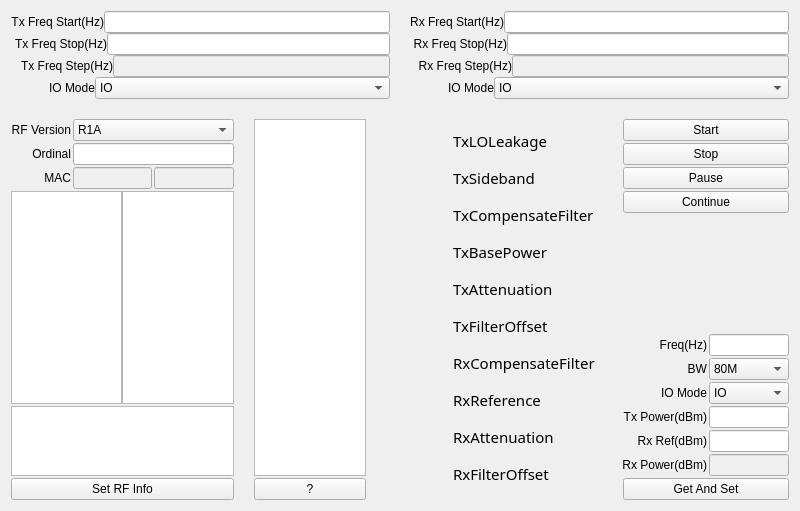
<?xml version="1.0" encoding="UTF-8"?>
<ui version="4.0">
 <class>QCalR1CDlg</class>
 <widget class="QWidget" name="QCalR1CDlg">
  <property name="geometry">
   <rect>
    <x>0</x>
    <y>0</y>
    <width>800</width>
    <height>511</height>
   </rect>
  </property>
  <property name="windowTitle">
   <string>Form</string>
  </property>
  <layout class="QVBoxLayout" name="verticalLayout_6">
   <property name="spacing">
    <number>20</number>
   </property>
   <item>
    <layout class="QHBoxLayout" name="horizontalLayout_16">
     <item>
      <layout class="QVBoxLayout" name="verticalLayout_2">
       <property name="spacing">
        <number>0</number>
       </property>
       <item>
        <layout class="QHBoxLayout" name="horizontalLayoutFreqStar">
         <item>
          <widget class="QLabel" name="labelTxFreqStar">
           <property name="sizePolicy">
            <sizepolicy hsizetype="Fixed" vsizetype="Fixed">
             <horstretch>0</horstretch>
             <verstretch>0</verstretch>
            </sizepolicy>
           </property>
           <property name="minimumSize">
            <size>
             <width>84</width>
             <height>16</height>
            </size>
           </property>
           <property name="text">
            <string>Tx Freq Start(Hz)</string>
           </property>
           <property name="alignment">
            <set>Qt::AlignRight|Qt::AlignTrailing|Qt::AlignVCenter</set>
           </property>
           <property name="buddy">
            <cstring>lineEditTxFreqStar</cstring>
           </property>
          </widget>
         </item>
         <item>
          <widget class="QLineEdit" name="lineEditTxFreqStar"/>
         </item>
        </layout>
       </item>
       <item>
        <layout class="QHBoxLayout" name="horizontalLayoutFreqStop">
         <item>
          <widget class="QLabel" name="labelTxFreqStop">
           <property name="sizePolicy">
            <sizepolicy hsizetype="Fixed" vsizetype="Fixed">
             <horstretch>0</horstretch>
             <verstretch>0</verstretch>
            </sizepolicy>
           </property>
           <property name="minimumSize">
            <size>
             <width>84</width>
             <height>16</height>
            </size>
           </property>
           <property name="text">
            <string> Tx Freq Stop(Hz)</string>
           </property>
           <property name="alignment">
            <set>Qt::AlignRight|Qt::AlignTrailing|Qt::AlignVCenter</set>
           </property>
           <property name="buddy">
            <cstring>lineEditTxFreqStop</cstring>
           </property>
          </widget>
         </item>
         <item>
          <widget class="QLineEdit" name="lineEditTxFreqStop"/>
         </item>
        </layout>
       </item>
       <item>
        <layout class="QHBoxLayout" name="horizontalLayoutFreqStep_2">
         <item>
          <widget class="QLabel" name="labelTxFreqStep">
           <property name="sizePolicy">
            <sizepolicy hsizetype="Fixed" vsizetype="Fixed">
             <horstretch>0</horstretch>
             <verstretch>0</verstretch>
            </sizepolicy>
           </property>
           <property name="minimumSize">
            <size>
             <width>102</width>
             <height>16</height>
            </size>
           </property>
           <property name="text">
            <string> Tx Freq Step(Hz)</string>
           </property>
           <property name="alignment">
            <set>Qt::AlignRight|Qt::AlignTrailing|Qt::AlignVCenter</set>
           </property>
           <property name="buddy">
            <cstring>lineEditTxFreqStep</cstring>
           </property>
          </widget>
         </item>
         <item>
          <widget class="QLineEdit" name="lineEditTxFreqStep">
           <property name="enabled">
            <bool>false</bool>
           </property>
           <property name="sizePolicy">
            <sizepolicy hsizetype="Expanding" vsizetype="Fixed">
             <horstretch>0</horstretch>
             <verstretch>0</verstretch>
            </sizepolicy>
           </property>
           <property name="readOnly">
            <bool>true</bool>
           </property>
          </widget>
         </item>
        </layout>
       </item>
       <item>
        <layout class="QHBoxLayout" name="horizontalLayoutRefMethod_3" stretch="0,0">
         <item>
          <widget class="QLabel" name="labelTxCalIOMode">
           <property name="sizePolicy">
            <sizepolicy hsizetype="Fixed" vsizetype="Fixed">
             <horstretch>0</horstretch>
             <verstretch>0</verstretch>
            </sizepolicy>
           </property>
           <property name="minimumSize">
            <size>
             <width>84</width>
             <height>16</height>
            </size>
           </property>
           <property name="text">
            <string>          IO Mode</string>
           </property>
           <property name="alignment">
            <set>Qt::AlignRight|Qt::AlignTrailing|Qt::AlignVCenter</set>
           </property>
           <property name="buddy">
            <cstring>comboBoxTxCalIOMode</cstring>
           </property>
          </widget>
         </item>
         <item>
          <widget class="QComboBox" name="comboBoxTxCalIOMode">
           <property name="sizePolicy">
            <sizepolicy hsizetype="Preferred" vsizetype="Fixed">
             <horstretch>0</horstretch>
             <verstretch>0</verstretch>
            </sizepolicy>
           </property>
           <item>
            <property name="text">
             <string>IO</string>
            </property>
           </item>
           <item>
            <property name="text">
             <string>OUTPUT</string>
            </property>
           </item>
           <item>
            <property name="text">
             <string>IO+OUTPUT</string>
            </property>
           </item>
          </widget>
         </item>
        </layout>
       </item>
      </layout>
     </item>
     <item>
      <layout class="QVBoxLayout" name="verticalLayout_3">
       <property name="spacing">
        <number>0</number>
       </property>
       <item>
        <layout class="QHBoxLayout" name="horizontalLayoutFreqStar_3">
         <item>
          <widget class="QLabel" name="labelRxFreqStar">
           <property name="sizePolicy">
            <sizepolicy hsizetype="Fixed" vsizetype="Fixed">
             <horstretch>0</horstretch>
             <verstretch>0</verstretch>
            </sizepolicy>
           </property>
           <property name="minimumSize">
            <size>
             <width>84</width>
             <height>16</height>
            </size>
           </property>
           <property name="text">
            <string>Rx Freq Start(Hz)</string>
           </property>
           <property name="alignment">
            <set>Qt::AlignRight|Qt::AlignTrailing|Qt::AlignVCenter</set>
           </property>
           <property name="buddy">
            <cstring>lineEditRxFreqStar</cstring>
           </property>
          </widget>
         </item>
         <item>
          <widget class="QLineEdit" name="lineEditRxFreqStar"/>
         </item>
        </layout>
       </item>
       <item>
        <layout class="QHBoxLayout" name="horizontalLayoutFreqStop_3">
         <item>
          <widget class="QLabel" name="labelRxFreqStop">
           <property name="sizePolicy">
            <sizepolicy hsizetype="Fixed" vsizetype="Fixed">
             <horstretch>0</horstretch>
             <verstretch>0</verstretch>
            </sizepolicy>
           </property>
           <property name="minimumSize">
            <size>
             <width>84</width>
             <height>16</height>
            </size>
           </property>
           <property name="text">
            <string> Rx Freq Stop(Hz)</string>
           </property>
           <property name="alignment">
            <set>Qt::AlignRight|Qt::AlignTrailing|Qt::AlignVCenter</set>
           </property>
           <property name="buddy">
            <cstring>lineEditRxFreqStop</cstring>
           </property>
          </widget>
         </item>
         <item>
          <widget class="QLineEdit" name="lineEditRxFreqStop"/>
         </item>
        </layout>
       </item>
       <item>
        <layout class="QHBoxLayout" name="horizontalLayoutFreqStep_3">
         <item>
          <widget class="QLabel" name="labelRxFreqStep">
           <property name="sizePolicy">
            <sizepolicy hsizetype="Fixed" vsizetype="Fixed">
             <horstretch>0</horstretch>
             <verstretch>0</verstretch>
            </sizepolicy>
           </property>
           <property name="minimumSize">
            <size>
             <width>102</width>
             <height>16</height>
            </size>
           </property>
           <property name="text">
            <string> Rx Freq Step(Hz)</string>
           </property>
           <property name="alignment">
            <set>Qt::AlignRight|Qt::AlignTrailing|Qt::AlignVCenter</set>
           </property>
           <property name="buddy">
            <cstring>lineEditRxFreqStep</cstring>
           </property>
          </widget>
         </item>
         <item>
          <widget class="QLineEdit" name="lineEditRxFreqStep">
           <property name="enabled">
            <bool>false</bool>
           </property>
           <property name="sizePolicy">
            <sizepolicy hsizetype="Expanding" vsizetype="Fixed">
             <horstretch>0</horstretch>
             <verstretch>0</verstretch>
            </sizepolicy>
           </property>
           <property name="readOnly">
            <bool>true</bool>
           </property>
          </widget>
         </item>
        </layout>
       </item>
       <item>
        <layout class="QHBoxLayout" name="horizontalLayoutRefMethod_4" stretch="0,0">
         <item>
          <widget class="QLabel" name="labelRxCalIOMode">
           <property name="sizePolicy">
            <sizepolicy hsizetype="Fixed" vsizetype="Fixed">
             <horstretch>0</horstretch>
             <verstretch>0</verstretch>
            </sizepolicy>
           </property>
           <property name="minimumSize">
            <size>
             <width>84</width>
             <height>16</height>
            </size>
           </property>
           <property name="text">
            <string>          IO Mode</string>
           </property>
           <property name="alignment">
            <set>Qt::AlignRight|Qt::AlignTrailing|Qt::AlignVCenter</set>
           </property>
           <property name="buddy">
            <cstring>comboBoxRxCalIOMode</cstring>
           </property>
          </widget>
         </item>
         <item>
          <widget class="QComboBox" name="comboBoxRxCalIOMode">
           <item>
            <property name="text">
             <string>IO</string>
            </property>
           </item>
           <item>
            <property name="text">
             <string>OUTPUT</string>
            </property>
           </item>
           <item>
            <property name="text">
             <string>IO+OUTPUT</string>
            </property>
           </item>
          </widget>
         </item>
        </layout>
       </item>
      </layout>
     </item>
    </layout>
   </item>
   <item>
    <layout class="QHBoxLayout" name="horizontalLayout_2" stretch="10,5,0,1,1">
     <item>
      <layout class="QVBoxLayout" name="verticalLayout" stretch="0,0,0,10,1,0">
       <property name="spacing">
        <number>2</number>
       </property>
       <item>
        <layout class="QHBoxLayout" name="horizontalLayout_13">
         <item>
          <widget class="QLabel" name="labelRFVersion">
           <property name="sizePolicy">
            <sizepolicy hsizetype="Fixed" vsizetype="Fixed">
             <horstretch>0</horstretch>
             <verstretch>0</verstretch>
            </sizepolicy>
           </property>
           <property name="minimumSize">
            <size>
             <width>60</width>
             <height>0</height>
            </size>
           </property>
           <property name="maximumSize">
            <size>
             <width>60</width>
             <height>16</height>
            </size>
           </property>
           <property name="layoutDirection">
            <enum>Qt::LeftToRight</enum>
           </property>
           <property name="text">
            <string>RF Version</string>
           </property>
           <property name="alignment">
            <set>Qt::AlignRight|Qt::AlignTrailing|Qt::AlignVCenter</set>
           </property>
           <property name="buddy">
            <cstring>comboBoxHwVer</cstring>
           </property>
          </widget>
         </item>
         <item>
          <widget class="QComboBox" name="comboBoxHwVer">
           <item>
            <property name="text">
             <string>R1A</string>
            </property>
           </item>
           <item>
            <property name="text">
             <string>R1B</string>
            </property>
           </item>
           <item>
            <property name="text">
             <string>R1C</string>
            </property>
           </item>
           <item>
            <property name="text">
             <string>R1D</string>
            </property>
           </item>
           <item>
            <property name="text">
             <string>R1E</string>
            </property>
           </item>
           <item>
            <property name="text">
             <string>R1F</string>
            </property>
           </item>
          </widget>
         </item>
        </layout>
       </item>
       <item>
        <layout class="QHBoxLayout" name="horizontalLayout_14">
         <item>
          <widget class="QLabel" name="labelOrdinal">
           <property name="sizePolicy">
            <sizepolicy hsizetype="Fixed" vsizetype="Fixed">
             <horstretch>0</horstretch>
             <verstretch>0</verstretch>
            </sizepolicy>
           </property>
           <property name="minimumSize">
            <size>
             <width>60</width>
             <height>0</height>
            </size>
           </property>
           <property name="maximumSize">
            <size>
             <width>60</width>
             <height>16</height>
            </size>
           </property>
           <property name="layoutDirection">
            <enum>Qt::LeftToRight</enum>
           </property>
           <property name="text">
            <string>Ordinal</string>
           </property>
           <property name="alignment">
            <set>Qt::AlignRight|Qt::AlignTrailing|Qt::AlignVCenter</set>
           </property>
           <property name="buddy">
            <cstring>lineEditOrdinal</cstring>
           </property>
          </widget>
         </item>
         <item>
          <widget class="QLineEdit" name="lineEditOrdinal"/>
         </item>
        </layout>
       </item>
       <item>
        <layout class="QHBoxLayout" name="horizontalLayout_15">
         <item>
          <widget class="QLabel" name="labelMAC_0">
           <property name="sizePolicy">
            <sizepolicy hsizetype="Fixed" vsizetype="Fixed">
             <horstretch>0</horstretch>
             <verstretch>0</verstretch>
            </sizepolicy>
           </property>
           <property name="minimumSize">
            <size>
             <width>60</width>
             <height>16</height>
            </size>
           </property>
           <property name="maximumSize">
            <size>
             <width>60</width>
             <height>16</height>
            </size>
           </property>
           <property name="layoutDirection">
            <enum>Qt::LeftToRight</enum>
           </property>
           <property name="text">
            <string>MAC</string>
           </property>
           <property name="alignment">
            <set>Qt::AlignRight|Qt::AlignTrailing|Qt::AlignVCenter</set>
           </property>
           <property name="buddy">
            <cstring>lineEditMAC_0</cstring>
           </property>
          </widget>
         </item>
         <item>
          <widget class="QLineEdit" name="lineEditMAC_0">
           <property name="enabled">
            <bool>false</bool>
           </property>
           <property name="readOnly">
            <bool>true</bool>
           </property>
          </widget>
         </item>
         <item>
          <widget class="QLineEdit" name="lineEditMAC_1">
           <property name="enabled">
            <bool>false</bool>
           </property>
           <property name="readOnly">
            <bool>true</bool>
           </property>
          </widget>
         </item>
        </layout>
       </item>
       <item>
        <layout class="QHBoxLayout" name="horizontalLayout">
         <property name="spacing">
          <number>0</number>
         </property>
         <item>
          <widget class="QTableView" name="tableViewTxTroubleShoot">
           <property name="selectionMode">
            <enum>QAbstractItemView::NoSelection</enum>
           </property>
           <property name="verticalScrollMode">
            <enum>QAbstractItemView::ScrollPerPixel</enum>
           </property>
           <property name="horizontalScrollMode">
            <enum>QAbstractItemView::ScrollPerPixel</enum>
           </property>
           <attribute name="horizontalHeaderHighlightSections">
            <bool>false</bool>
           </attribute>
           <attribute name="horizontalHeaderStretchLastSection">
            <bool>true</bool>
           </attribute>
           <attribute name="verticalHeaderVisible">
            <bool>false</bool>
           </attribute>
          </widget>
         </item>
         <item>
          <widget class="QTableView" name="tableViewRxTroubleShoot">
           <property name="selectionMode">
            <enum>QAbstractItemView::NoSelection</enum>
           </property>
           <property name="verticalScrollMode">
            <enum>QAbstractItemView::ScrollPerPixel</enum>
           </property>
           <property name="horizontalScrollMode">
            <enum>QAbstractItemView::ScrollPerPixel</enum>
           </property>
           <attribute name="horizontalHeaderHighlightSections">
            <bool>false</bool>
           </attribute>
           <attribute name="horizontalHeaderStretchLastSection">
            <bool>true</bool>
           </attribute>
           <attribute name="verticalHeaderVisible">
            <bool>false</bool>
           </attribute>
          </widget>
         </item>
        </layout>
       </item>
       <item>
        <widget class="QPlainTextEdit" name="plainTextEditRemark"/>
       </item>
       <item>
        <widget class="QPushButton" name="pushButtonSetRFInfo">
         <property name="text">
          <string>Set RF Info</string>
         </property>
        </widget>
       </item>
      </layout>
     </item>
     <item>
      <layout class="QVBoxLayout" name="verticalLayout_8">
       <property name="spacing">
        <number>2</number>
       </property>
       <item>
        <widget class="QPlainTextEdit" name="plainTextEditRFInfo"/>
       </item>
       <item>
        <widget class="QPushButton" name="pushButtonGetRFInfo">
         <property name="text">
          <string>?</string>
         </property>
        </widget>
       </item>
      </layout>
     </item>
     <item>
      <spacer name="horizontalSpacer">
       <property name="orientation">
        <enum>Qt::Horizontal</enum>
       </property>
       <property name="sizeHint" stdset="0">
        <size>
         <width>40</width>
         <height>20</height>
        </size>
       </property>
      </spacer>
     </item>
     <item>
      <layout class="QVBoxLayout" name="verticalLayout_4">
       <property name="spacing">
        <number>2</number>
       </property>
       <item>
        <layout class="QHBoxLayout" name="horizontalLayout_3">
         <property name="spacing">
          <number>2</number>
         </property>
         <item>
          <widget class="QLed" name="ledTxLOLeakage" native="true">
           <property name="sizePolicy">
            <sizepolicy hsizetype="Fixed" vsizetype="Fixed">
             <horstretch>0</horstretch>
             <verstretch>0</verstretch>
            </sizepolicy>
           </property>
           <property name="minimumSize">
            <size>
             <width>25</width>
             <height>25</height>
            </size>
           </property>
           <property name="sizeIncrement">
            <size>
             <width>1</width>
             <height>1</height>
            </size>
           </property>
          </widget>
         </item>
         <item>
          <widget class="QLabel" name="labelTxLOLeakage">
           <property name="sizePolicy">
            <sizepolicy hsizetype="Fixed" vsizetype="Fixed">
             <horstretch>0</horstretch>
             <verstretch>0</verstretch>
            </sizepolicy>
           </property>
           <property name="minimumSize">
            <size>
             <width>150</width>
             <height>20</height>
            </size>
           </property>
           <property name="font">
            <font>
             <family>Microsoft YaHei</family>
             <pointsize>11</pointsize>
            </font>
           </property>
           <property name="text">
            <string>TxLOLeakage</string>
           </property>
          </widget>
         </item>
        </layout>
       </item>
       <item>
        <layout class="QHBoxLayout" name="horizontalLayout_4">
         <property name="spacing">
          <number>2</number>
         </property>
         <item>
          <widget class="QLed" name="ledTxSideband" native="true">
           <property name="sizePolicy">
            <sizepolicy hsizetype="Fixed" vsizetype="Fixed">
             <horstretch>0</horstretch>
             <verstretch>0</verstretch>
            </sizepolicy>
           </property>
           <property name="minimumSize">
            <size>
             <width>25</width>
             <height>25</height>
            </size>
           </property>
           <property name="sizeIncrement">
            <size>
             <width>1</width>
             <height>1</height>
            </size>
           </property>
          </widget>
         </item>
         <item>
          <widget class="QLabel" name="labelTxSideband">
           <property name="sizePolicy">
            <sizepolicy hsizetype="Fixed" vsizetype="Fixed">
             <horstretch>0</horstretch>
             <verstretch>0</verstretch>
            </sizepolicy>
           </property>
           <property name="minimumSize">
            <size>
             <width>150</width>
             <height>20</height>
            </size>
           </property>
           <property name="font">
            <font>
             <family>Microsoft YaHei</family>
             <pointsize>11</pointsize>
            </font>
           </property>
           <property name="text">
            <string>TxSideband</string>
           </property>
          </widget>
         </item>
        </layout>
       </item>
       <item>
        <layout class="QHBoxLayout" name="horizontalLayout_5">
         <property name="spacing">
          <number>2</number>
         </property>
         <item>
          <widget class="QLed" name="ledTxCompensateFilter" native="true">
           <property name="sizePolicy">
            <sizepolicy hsizetype="Fixed" vsizetype="Fixed">
             <horstretch>0</horstretch>
             <verstretch>0</verstretch>
            </sizepolicy>
           </property>
           <property name="minimumSize">
            <size>
             <width>25</width>
             <height>25</height>
            </size>
           </property>
           <property name="sizeIncrement">
            <size>
             <width>1</width>
             <height>1</height>
            </size>
           </property>
          </widget>
         </item>
         <item>
          <widget class="QLabel" name="labelTxCompensateFilter">
           <property name="sizePolicy">
            <sizepolicy hsizetype="Fixed" vsizetype="Fixed">
             <horstretch>0</horstretch>
             <verstretch>0</verstretch>
            </sizepolicy>
           </property>
           <property name="minimumSize">
            <size>
             <width>150</width>
             <height>20</height>
            </size>
           </property>
           <property name="font">
            <font>
             <family>Microsoft YaHei</family>
             <pointsize>11</pointsize>
            </font>
           </property>
           <property name="text">
            <string>TxCompensateFilter</string>
           </property>
          </widget>
         </item>
        </layout>
       </item>
       <item>
        <layout class="QHBoxLayout" name="horizontalLayout_6">
         <property name="spacing">
          <number>2</number>
         </property>
         <item>
          <widget class="QLed" name="ledTxBasePower" native="true">
           <property name="sizePolicy">
            <sizepolicy hsizetype="Fixed" vsizetype="Fixed">
             <horstretch>0</horstretch>
             <verstretch>0</verstretch>
            </sizepolicy>
           </property>
           <property name="minimumSize">
            <size>
             <width>25</width>
             <height>25</height>
            </size>
           </property>
           <property name="sizeIncrement">
            <size>
             <width>1</width>
             <height>1</height>
            </size>
           </property>
          </widget>
         </item>
         <item>
          <widget class="QLabel" name="labelTxBasePower">
           <property name="sizePolicy">
            <sizepolicy hsizetype="Fixed" vsizetype="Fixed">
             <horstretch>0</horstretch>
             <verstretch>0</verstretch>
            </sizepolicy>
           </property>
           <property name="minimumSize">
            <size>
             <width>150</width>
             <height>20</height>
            </size>
           </property>
           <property name="font">
            <font>
             <family>Microsoft YaHei</family>
             <pointsize>11</pointsize>
            </font>
           </property>
           <property name="text">
            <string>TxBasePower</string>
           </property>
          </widget>
         </item>
        </layout>
       </item>
       <item>
        <layout class="QHBoxLayout" name="horizontalLayout_7">
         <property name="spacing">
          <number>2</number>
         </property>
         <item>
          <widget class="QLed" name="ledTxAttenuation" native="true">
           <property name="sizePolicy">
            <sizepolicy hsizetype="Fixed" vsizetype="Fixed">
             <horstretch>0</horstretch>
             <verstretch>0</verstretch>
            </sizepolicy>
           </property>
           <property name="minimumSize">
            <size>
             <width>25</width>
             <height>25</height>
            </size>
           </property>
           <property name="sizeIncrement">
            <size>
             <width>1</width>
             <height>1</height>
            </size>
           </property>
          </widget>
         </item>
         <item>
          <widget class="QLabel" name="labelTxAttenuation">
           <property name="sizePolicy">
            <sizepolicy hsizetype="Fixed" vsizetype="Fixed">
             <horstretch>0</horstretch>
             <verstretch>0</verstretch>
            </sizepolicy>
           </property>
           <property name="minimumSize">
            <size>
             <width>150</width>
             <height>20</height>
            </size>
           </property>
           <property name="font">
            <font>
             <family>Microsoft YaHei</family>
             <pointsize>11</pointsize>
            </font>
           </property>
           <property name="text">
            <string>TxAttenuation</string>
           </property>
          </widget>
         </item>
        </layout>
       </item>
       <item>
        <layout class="QHBoxLayout" name="horizontalLayout_8">
         <property name="spacing">
          <number>2</number>
         </property>
         <item>
          <widget class="QLed" name="ledTxFilterOffset" native="true">
           <property name="sizePolicy">
            <sizepolicy hsizetype="Fixed" vsizetype="Fixed">
             <horstretch>0</horstretch>
             <verstretch>0</verstretch>
            </sizepolicy>
           </property>
           <property name="minimumSize">
            <size>
             <width>25</width>
             <height>25</height>
            </size>
           </property>
           <property name="sizeIncrement">
            <size>
             <width>1</width>
             <height>1</height>
            </size>
           </property>
          </widget>
         </item>
         <item>
          <widget class="QLabel" name="labelTxFilterOffset">
           <property name="sizePolicy">
            <sizepolicy hsizetype="Fixed" vsizetype="Fixed">
             <horstretch>0</horstretch>
             <verstretch>0</verstretch>
            </sizepolicy>
           </property>
           <property name="minimumSize">
            <size>
             <width>150</width>
             <height>20</height>
            </size>
           </property>
           <property name="font">
            <font>
             <family>Microsoft YaHei</family>
             <pointsize>11</pointsize>
            </font>
           </property>
           <property name="text">
            <string>TxFilterOffset</string>
           </property>
          </widget>
         </item>
        </layout>
       </item>
       <item>
        <layout class="QHBoxLayout" name="horizontalLayout_9">
         <property name="spacing">
          <number>2</number>
         </property>
         <item>
          <widget class="QLed" name="ledRxCompensateFilter" native="true">
           <property name="sizePolicy">
            <sizepolicy hsizetype="Fixed" vsizetype="Fixed">
             <horstretch>0</horstretch>
             <verstretch>0</verstretch>
            </sizepolicy>
           </property>
           <property name="minimumSize">
            <size>
             <width>25</width>
             <height>25</height>
            </size>
           </property>
           <property name="sizeIncrement">
            <size>
             <width>1</width>
             <height>1</height>
            </size>
           </property>
          </widget>
         </item>
         <item>
          <widget class="QLabel" name="labelRxCompensateFilter">
           <property name="sizePolicy">
            <sizepolicy hsizetype="Fixed" vsizetype="Fixed">
             <horstretch>0</horstretch>
             <verstretch>0</verstretch>
            </sizepolicy>
           </property>
           <property name="minimumSize">
            <size>
             <width>150</width>
             <height>20</height>
            </size>
           </property>
           <property name="font">
            <font>
             <family>Microsoft YaHei</family>
             <pointsize>11</pointsize>
            </font>
           </property>
           <property name="text">
            <string>RxCompensateFilter</string>
           </property>
          </widget>
         </item>
        </layout>
       </item>
       <item>
        <layout class="QHBoxLayout" name="horizontalLayout_10">
         <property name="spacing">
          <number>2</number>
         </property>
         <item>
          <widget class="QLed" name="ledRxReference" native="true">
           <property name="sizePolicy">
            <sizepolicy hsizetype="Fixed" vsizetype="Fixed">
             <horstretch>0</horstretch>
             <verstretch>0</verstretch>
            </sizepolicy>
           </property>
           <property name="minimumSize">
            <size>
             <width>25</width>
             <height>25</height>
            </size>
           </property>
           <property name="sizeIncrement">
            <size>
             <width>1</width>
             <height>1</height>
            </size>
           </property>
          </widget>
         </item>
         <item>
          <widget class="QLabel" name="labelRxReference">
           <property name="sizePolicy">
            <sizepolicy hsizetype="Fixed" vsizetype="Fixed">
             <horstretch>0</horstretch>
             <verstretch>0</verstretch>
            </sizepolicy>
           </property>
           <property name="minimumSize">
            <size>
             <width>150</width>
             <height>20</height>
            </size>
           </property>
           <property name="font">
            <font>
             <family>Microsoft YaHei</family>
             <pointsize>11</pointsize>
            </font>
           </property>
           <property name="text">
            <string>RxReference</string>
           </property>
          </widget>
         </item>
        </layout>
       </item>
       <item>
        <layout class="QHBoxLayout" name="horizontalLayout_11">
         <property name="spacing">
          <number>2</number>
         </property>
         <item>
          <widget class="QLed" name="ledRxAttenuation" native="true">
           <property name="sizePolicy">
            <sizepolicy hsizetype="Fixed" vsizetype="Fixed">
             <horstretch>0</horstretch>
             <verstretch>0</verstretch>
            </sizepolicy>
           </property>
           <property name="minimumSize">
            <size>
             <width>25</width>
             <height>25</height>
            </size>
           </property>
           <property name="sizeIncrement">
            <size>
             <width>1</width>
             <height>1</height>
            </size>
           </property>
          </widget>
         </item>
         <item>
          <widget class="QLabel" name="labelRxAttenuation">
           <property name="sizePolicy">
            <sizepolicy hsizetype="Fixed" vsizetype="Fixed">
             <horstretch>0</horstretch>
             <verstretch>0</verstretch>
            </sizepolicy>
           </property>
           <property name="minimumSize">
            <size>
             <width>150</width>
             <height>20</height>
            </size>
           </property>
           <property name="font">
            <font>
             <family>Microsoft YaHei</family>
             <pointsize>11</pointsize>
            </font>
           </property>
           <property name="text">
            <string>RxAttenuation</string>
           </property>
          </widget>
         </item>
        </layout>
       </item>
       <item>
        <layout class="QHBoxLayout" name="horizontalLayout_12">
         <property name="spacing">
          <number>2</number>
         </property>
         <item>
          <widget class="QLed" name="ledRxFilterOffset" native="true">
           <property name="sizePolicy">
            <sizepolicy hsizetype="Fixed" vsizetype="Fixed">
             <horstretch>0</horstretch>
             <verstretch>0</verstretch>
            </sizepolicy>
           </property>
           <property name="minimumSize">
            <size>
             <width>25</width>
             <height>25</height>
            </size>
           </property>
           <property name="sizeIncrement">
            <size>
             <width>1</width>
             <height>1</height>
            </size>
           </property>
          </widget>
         </item>
         <item>
          <widget class="QLabel" name="labelRxFilterOffset">
           <property name="sizePolicy">
            <sizepolicy hsizetype="Fixed" vsizetype="Fixed">
             <horstretch>0</horstretch>
             <verstretch>0</verstretch>
            </sizepolicy>
           </property>
           <property name="minimumSize">
            <size>
             <width>150</width>
             <height>20</height>
            </size>
           </property>
           <property name="font">
            <font>
             <family>Microsoft YaHei</family>
             <pointsize>11</pointsize>
            </font>
           </property>
           <property name="text">
            <string>RxFilterOffset</string>
           </property>
          </widget>
         </item>
        </layout>
       </item>
      </layout>
     </item>
     <item>
      <layout class="QVBoxLayout" name="verticalLayout_5">
       <property name="spacing">
        <number>2</number>
       </property>
       <item>
        <widget class="QPushButton" name="pushButtonStar">
         <property name="sizePolicy">
          <sizepolicy hsizetype="Expanding" vsizetype="Fixed">
           <horstretch>0</horstretch>
           <verstretch>0</verstretch>
          </sizepolicy>
         </property>
         <property name="text">
          <string>Start</string>
         </property>
        </widget>
       </item>
       <item>
        <widget class="QPushButton" name="pushButtonStop">
         <property name="sizePolicy">
          <sizepolicy hsizetype="Expanding" vsizetype="Fixed">
           <horstretch>0</horstretch>
           <verstretch>0</verstretch>
          </sizepolicy>
         </property>
         <property name="text">
          <string>Stop</string>
         </property>
        </widget>
       </item>
       <item>
        <widget class="QPushButton" name="pushButtonPaus">
         <property name="sizePolicy">
          <sizepolicy hsizetype="Expanding" vsizetype="Fixed">
           <horstretch>0</horstretch>
           <verstretch>0</verstretch>
          </sizepolicy>
         </property>
         <property name="text">
          <string>Pause</string>
         </property>
        </widget>
       </item>
       <item>
        <widget class="QPushButton" name="pushButtonCont">
         <property name="sizePolicy">
          <sizepolicy hsizetype="Expanding" vsizetype="Fixed">
           <horstretch>0</horstretch>
           <verstretch>0</verstretch>
          </sizepolicy>
         </property>
         <property name="text">
          <string>Continue</string>
         </property>
        </widget>
       </item>
       <item>
        <spacer name="verticalSpacer_2">
         <property name="orientation">
          <enum>Qt::Vertical</enum>
         </property>
         <property name="sizeType">
          <enum>QSizePolicy::Expanding</enum>
         </property>
         <property name="sizeHint" stdset="0">
          <size>
           <width>20</width>
           <height>50</height>
          </size>
         </property>
        </spacer>
       </item>
       <item>
        <layout class="QHBoxLayout" name="horizontalLayoutFreq">
         <item>
          <widget class="QLabel" name="labelFreq">
           <property name="sizePolicy">
            <sizepolicy hsizetype="Fixed" vsizetype="Fixed">
             <horstretch>0</horstretch>
             <verstretch>0</verstretch>
            </sizepolicy>
           </property>
           <property name="minimumSize">
            <size>
             <width>84</width>
             <height>16</height>
            </size>
           </property>
           <property name="text">
            <string>Freq(Hz)</string>
           </property>
           <property name="alignment">
            <set>Qt::AlignRight|Qt::AlignTrailing|Qt::AlignVCenter</set>
           </property>
           <property name="buddy">
            <cstring>lineEditFreq</cstring>
           </property>
          </widget>
         </item>
         <item>
          <widget class="QLineEdit" name="lineEditFreq">
           <property name="sizePolicy">
            <sizepolicy hsizetype="Expanding" vsizetype="Fixed">
             <horstretch>0</horstretch>
             <verstretch>0</verstretch>
            </sizepolicy>
           </property>
          </widget>
         </item>
        </layout>
       </item>
       <item>
        <layout class="QHBoxLayout" name="horizontalLayoutDC_Q_3">
         <item>
          <widget class="QLabel" name="labelBW">
           <property name="sizePolicy">
            <sizepolicy hsizetype="Fixed" vsizetype="Fixed">
             <horstretch>0</horstretch>
             <verstretch>0</verstretch>
            </sizepolicy>
           </property>
           <property name="minimumSize">
            <size>
             <width>84</width>
             <height>16</height>
            </size>
           </property>
           <property name="text">
            <string>BW</string>
           </property>
           <property name="alignment">
            <set>Qt::AlignRight|Qt::AlignTrailing|Qt::AlignVCenter</set>
           </property>
           <property name="buddy">
            <cstring>comboBoxIOMode</cstring>
           </property>
          </widget>
         </item>
         <item>
          <widget class="QComboBox" name="comboBoxBW">
           <item>
            <property name="text">
             <string>80M</string>
            </property>
           </item>
           <item>
            <property name="text">
             <string>160M</string>
            </property>
           </item>
          </widget>
         </item>
        </layout>
       </item>
       <item>
        <layout class="QHBoxLayout" name="horizontalLayoutDC_Q_2">
         <item>
          <widget class="QLabel" name="labelIOMode">
           <property name="sizePolicy">
            <sizepolicy hsizetype="Fixed" vsizetype="Fixed">
             <horstretch>0</horstretch>
             <verstretch>0</verstretch>
            </sizepolicy>
           </property>
           <property name="minimumSize">
            <size>
             <width>84</width>
             <height>16</height>
            </size>
           </property>
           <property name="text">
            <string>IO Mode</string>
           </property>
           <property name="alignment">
            <set>Qt::AlignRight|Qt::AlignTrailing|Qt::AlignVCenter</set>
           </property>
           <property name="buddy">
            <cstring>comboBoxIOMode</cstring>
           </property>
          </widget>
         </item>
         <item>
          <widget class="QComboBox" name="comboBoxIOMode">
           <item>
            <property name="text">
             <string>IO</string>
            </property>
           </item>
           <item>
            <property name="text">
             <string>OUTPUT</string>
            </property>
           </item>
          </widget>
         </item>
        </layout>
       </item>
       <item>
        <layout class="QHBoxLayout" name="horizontalLayoutFreq_2">
         <item>
          <widget class="QLabel" name="labelTxPower">
           <property name="sizePolicy">
            <sizepolicy hsizetype="Fixed" vsizetype="Fixed">
             <horstretch>0</horstretch>
             <verstretch>0</verstretch>
            </sizepolicy>
           </property>
           <property name="minimumSize">
            <size>
             <width>84</width>
             <height>16</height>
            </size>
           </property>
           <property name="text">
            <string>Tx Power(dBm)</string>
           </property>
           <property name="alignment">
            <set>Qt::AlignRight|Qt::AlignTrailing|Qt::AlignVCenter</set>
           </property>
           <property name="buddy">
            <cstring>lineEditFreq</cstring>
           </property>
          </widget>
         </item>
         <item>
          <widget class="QLineEdit" name="lineEditTxPower">
           <property name="sizePolicy">
            <sizepolicy hsizetype="Expanding" vsizetype="Fixed">
             <horstretch>0</horstretch>
             <verstretch>0</verstretch>
            </sizepolicy>
           </property>
          </widget>
         </item>
        </layout>
       </item>
       <item>
        <layout class="QHBoxLayout" name="horizontalLayoutFreq_3">
         <item>
          <widget class="QLabel" name="labelRxRef">
           <property name="sizePolicy">
            <sizepolicy hsizetype="Fixed" vsizetype="Fixed">
             <horstretch>0</horstretch>
             <verstretch>0</verstretch>
            </sizepolicy>
           </property>
           <property name="minimumSize">
            <size>
             <width>84</width>
             <height>16</height>
            </size>
           </property>
           <property name="text">
            <string>Rx Ref(dBm)</string>
           </property>
           <property name="alignment">
            <set>Qt::AlignRight|Qt::AlignTrailing|Qt::AlignVCenter</set>
           </property>
           <property name="buddy">
            <cstring>lineEditFreq</cstring>
           </property>
          </widget>
         </item>
         <item>
          <widget class="QLineEdit" name="lineEditRxRef">
           <property name="sizePolicy">
            <sizepolicy hsizetype="Expanding" vsizetype="Fixed">
             <horstretch>0</horstretch>
             <verstretch>0</verstretch>
            </sizepolicy>
           </property>
          </widget>
         </item>
        </layout>
       </item>
       <item>
        <layout class="QHBoxLayout" name="horizontalLayoutFreq_4">
         <item>
          <widget class="QLabel" name="labelRxPower">
           <property name="sizePolicy">
            <sizepolicy hsizetype="Fixed" vsizetype="Fixed">
             <horstretch>0</horstretch>
             <verstretch>0</verstretch>
            </sizepolicy>
           </property>
           <property name="minimumSize">
            <size>
             <width>84</width>
             <height>16</height>
            </size>
           </property>
           <property name="text">
            <string>Rx Power(dBm)</string>
           </property>
           <property name="alignment">
            <set>Qt::AlignRight|Qt::AlignTrailing|Qt::AlignVCenter</set>
           </property>
           <property name="buddy">
            <cstring>lineEditFreq</cstring>
           </property>
          </widget>
         </item>
         <item>
          <widget class="QLineEdit" name="lineEditRxPower">
           <property name="enabled">
            <bool>false</bool>
           </property>
           <property name="sizePolicy">
            <sizepolicy hsizetype="Expanding" vsizetype="Fixed">
             <horstretch>0</horstretch>
             <verstretch>0</verstretch>
            </sizepolicy>
           </property>
           <property name="readOnly">
            <bool>true</bool>
           </property>
          </widget>
         </item>
        </layout>
       </item>
       <item>
        <widget class="QPushButton" name="pushButtonGetSet">
         <property name="sizePolicy">
          <sizepolicy hsizetype="Expanding" vsizetype="Fixed">
           <horstretch>0</horstretch>
           <verstretch>0</verstretch>
          </sizepolicy>
         </property>
         <property name="text">
          <string>Get And Set</string>
         </property>
        </widget>
       </item>
      </layout>
     </item>
    </layout>
   </item>
  </layout>
 </widget>
 <customwidgets>
  <customwidget>
   <class>QLed</class>
   <extends>QWidget</extends>
   <header>led.h</header>
   <container>1</container>
  </customwidget>
 </customwidgets>
 <resources/>
 <connections/>
</ui>
